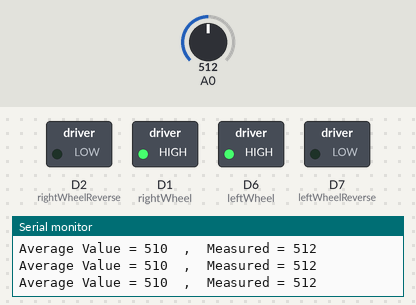
A sketch run on a simulated ESP8266 (NodeMCU). On the bench: switched loads named in the sketch (green lamp = pin HIGH), the last lines printed to the serial monitor. Inputs (shaded band) come from the test bench; at power-on: A0 = 512.

Above: at 1.2 s.
1.3 s: A0 set to 407
2.8 s: A0 set to 385
At 3.5 s:
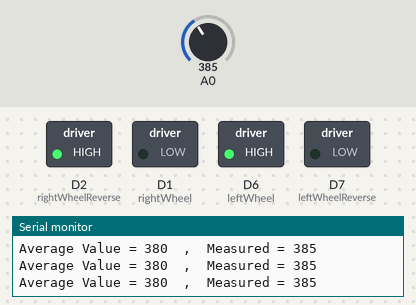
4.3 s: A0 set to 105
5.9 s: A0 set to 94
At 7.0 s:
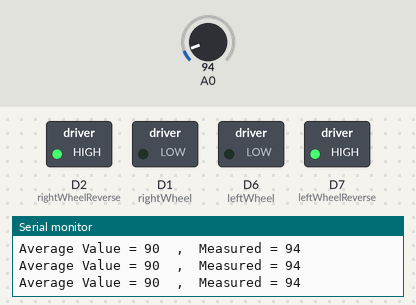
Timing chart, 0 to 8.4 s (numbered marks = the images above; inputs shaded):
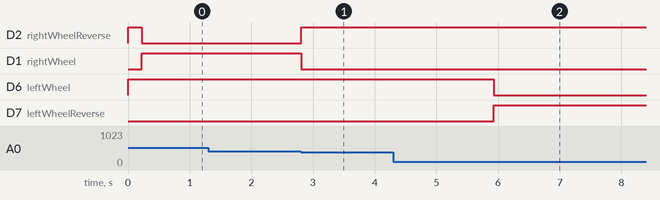

The sketch:

ie_esp8266nodemcu.ino
```cpp
#ifndef Movement_H
#define Movement_H

/* */

class Movement {
public:
    Movement();
    Movement(int, int, int, int, int, int);
    void setup();
    void goFront();
    void goReverse();
    void moveLeft();
    void moveRight();
    int accessPreference();

private:
/* Wheel Control */
    int leftWheel = D6;
    int leftWheelReverse = D7;
    int rightWheel = D1;
    int rightWheelReverse = D2;

    int preferLeftRotation = 0;

};

/* Constructor */
Movement::Movement() {}

/* Initializes used pin */
Movement::Movement(
      int leftWheel, int leftWheelReverse,
      int rightWheel, int rightWheelReverse,
      int pwmPin, int pwmMaxVoltage) {
    /* */
    this->leftWheel = leftWheel;
    this->leftWheelReverse = leftWheelReverse;
    this->rightWheel = rightWheel;
    this->rightWheelReverse = rightWheelReverse;
    /* */
    this->preferLeftRotation = 0;
    Movement();
}

/* */
void Movement::setup() {
    /* Set all wheel-connected PINs to OUTPUT */
    pinMode(leftWheel, OUTPUT);
    pinMode(leftWheelReverse, OUTPUT);
    pinMode(rightWheel, OUTPUT);
    pinMode(rightWheelReverse, OUTPUT);
}

/* Moves to front using maximum available speed */
void Movement::goFront() {
    digitalWrite(leftWheel, 1);
    digitalWrite(rightWheel, 1);
    digitalWrite(leftWheelReverse, 0);
    digitalWrite(rightWheelReverse, 0);
}

/* Moves to reverse using maximum available speed*/
void Movement::goReverse() {
    digitalWrite(leftWheelReverse, 1);
    digitalWrite(rightWheelReverse, 1);
    digitalWrite(leftWheel, 0);
    digitalWrite(rightWheel, 0);
}

/* */
void Movement::moveLeft() {
    digitalWrite(rightWheel, 1);
    digitalWrite(leftWheelReverse, 1);
    digitalWrite(leftWheel, 0);
    digitalWrite(rightWheelReverse, 0);
}

/* */
void Movement::moveRight() {
    digitalWrite(leftWheel, 1);
    digitalWrite(rightWheelReverse, 1);
    digitalWrite(rightWheel, 0);
    digitalWrite(leftWheelReverse, 0);
}


int Movement::accessPreference() {
    this->preferLeftRotation = !this->preferLeftRotation;
    return !this->preferLeftRotation;
}


#endif

Movement movement;

#include <vector>

std::vector<int> previousMeasuresArray;
int currentLocation = 0;
int average = 0;

void insert(int value) {
  int insertedMeasure = value;
  int erasedMeasure = previousMeasuresArray[currentLocation];
  average = average - erasedMeasure/10 + insertedMeasure/10;
  previousMeasuresArray[currentLocation] = insertedMeasure;
  currentLocation = (currentLocation+1) % 10;
}


void setup() {
  // put your setup code here, to run once:
    movement.setup();

    pinMode(D5, INPUT);

    Serial.begin(9600);

    previousMeasuresArray.resize(10);


}

void loop() {
  // put your main code here, to run repeatedly:

  int currentVoltageMeasure = analogRead(A0);

  insert(currentVoltageMeasure);

  if(average < 100) {
    /*Receiving ~0V on ESP port (go reverse) */
      movement.goReverse();
  } else if(average < 400) {
    /* Receiving <~1.2V on ESP psort (go left or right) */
      if(movement.accessPreference() == 0 || 1) {
          movement.moveRight();
      } else {
          movement.moveLeft();
      }
  } else {
    /*Receiving >1.2V on ESP port (go front) */
      movement.goFront();
  }

  Serial.print("Average Value = ");
  Serial.print(average);
  Serial.print("  ,  Measured = ");
  Serial.println(currentVoltageMeasure);


}
```

Measured:
- the behaviour switches between 400 and 399 on A0 (found by bisection; images 0 and 1)
- the behaviour switches between 100 and 99 on A0 (found by bisection; images 1 and 2)
- after the input at 2.8 s, D2 (rightWheelReverse): LOW → HIGH at once; D1 (rightWheel): HIGH → LOW at once
- after the input at 5.9 s, D6 (leftWheel): HIGH → LOW at once; D7 (leftWheelReverse): LOW → HIGH at once
